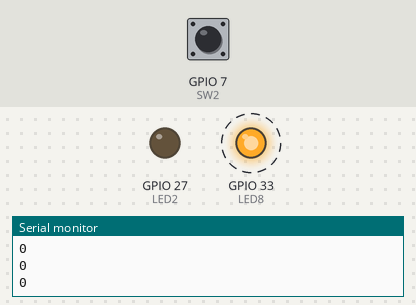
The sketch below on a simulated ESP32. Shown: output pins drawn as LEDs (lit = HIGH), the last lines printed to the serial monitor. Dashed ring = blinking. The inputs (shaded band) are chosen by the test bench; at power-on: GPIO 7 (SW2) LOW.

Above: at 6.8 s.
6.9 s: GPIO 7 (SW2) pulled HIGH for 2.6 s
At 8.8 s:
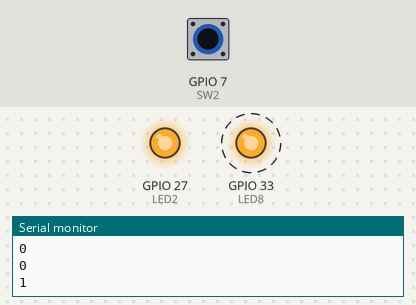
Timing chart, 0 to 17.0 s (numbered marks = the images above; inputs shaded):
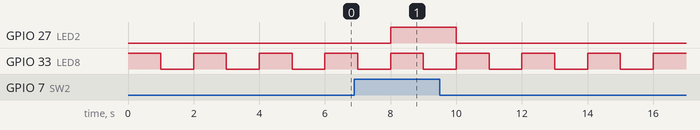

Measured:
- after the input at 6.9 s, GPIO 27 (LED2): LOW → HIGH after 1.1 s, → LOW 2.0 s later
- by itself, GPIO 33 (LED8): alternates HIGH for 1.0 s and LOW for 1.0 s

The sketch:

Zadatak11.ino
```cpp
/*
Napisati program koji pali i gasi led diode LD8 i LD2 na pinovima 33 i 27.
Pin 33 se i pali i gasi u jednom ciklusu loop-a,
a pin 27 se pali ili gasi u zavisnosti od stanja prekidača SW2 na pinu 7.
*/

#define dump(v) Serial.println(v)

#define LED8 33
#define LED2 27
#define SW2 7

void setup()
{
	pinMode(LED8, OUTPUT);
	pinMode(LED2, OUTPUT);

	Serial.begin(9600);
}

void loop()
{
	digitalWrite(LED8, HIGH);
	delay(1000);
	digitalWrite(LED8, LOW);
	delay(1000);

	int pin7 = digitalRead(SW2);
	dump(pin7);

	if (pin7)
		digitalWrite(LED2, HIGH);
	else
		digitalWrite(LED2, LOW);
}
```
